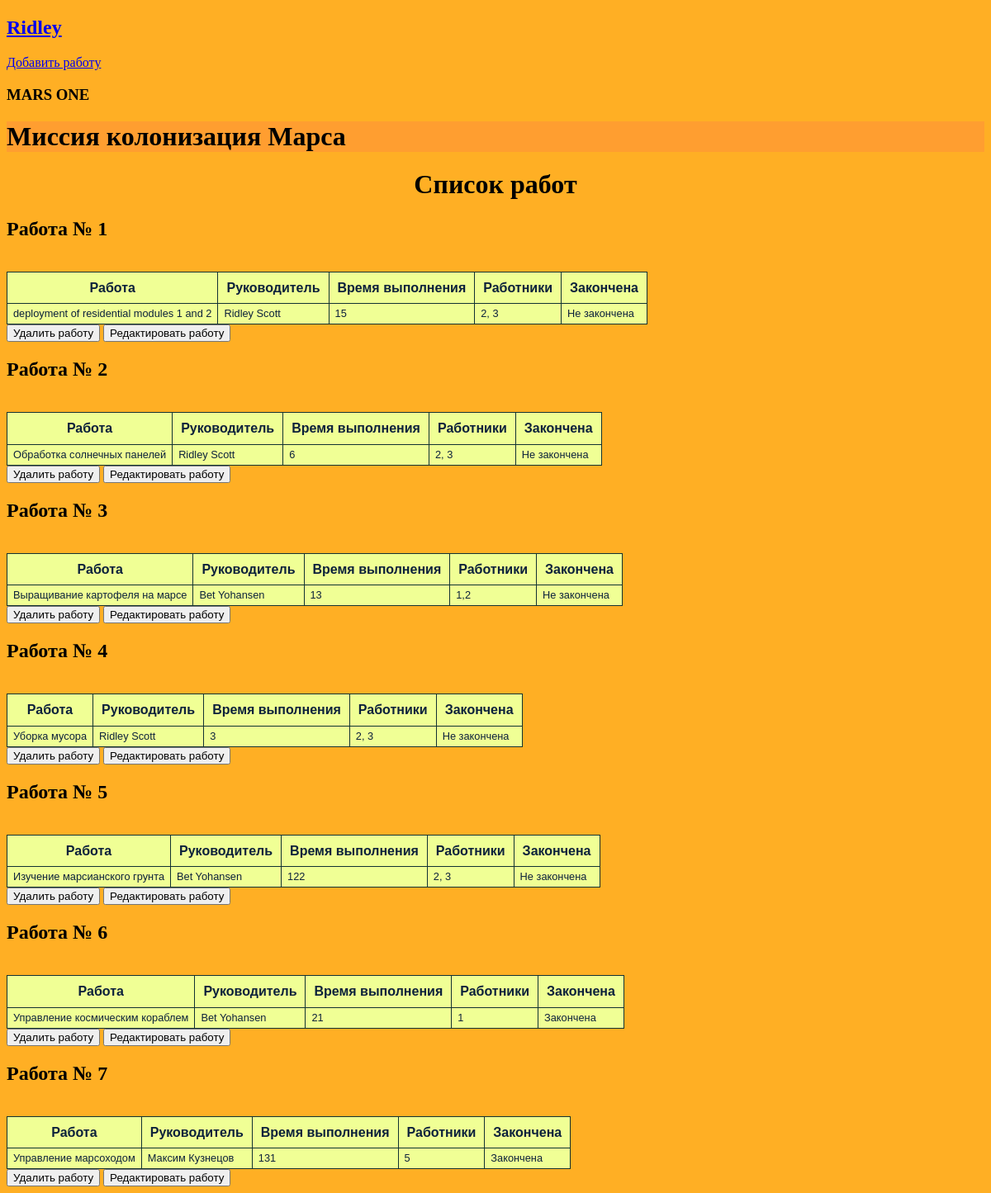
Page / (signed in) on the earlier database version.
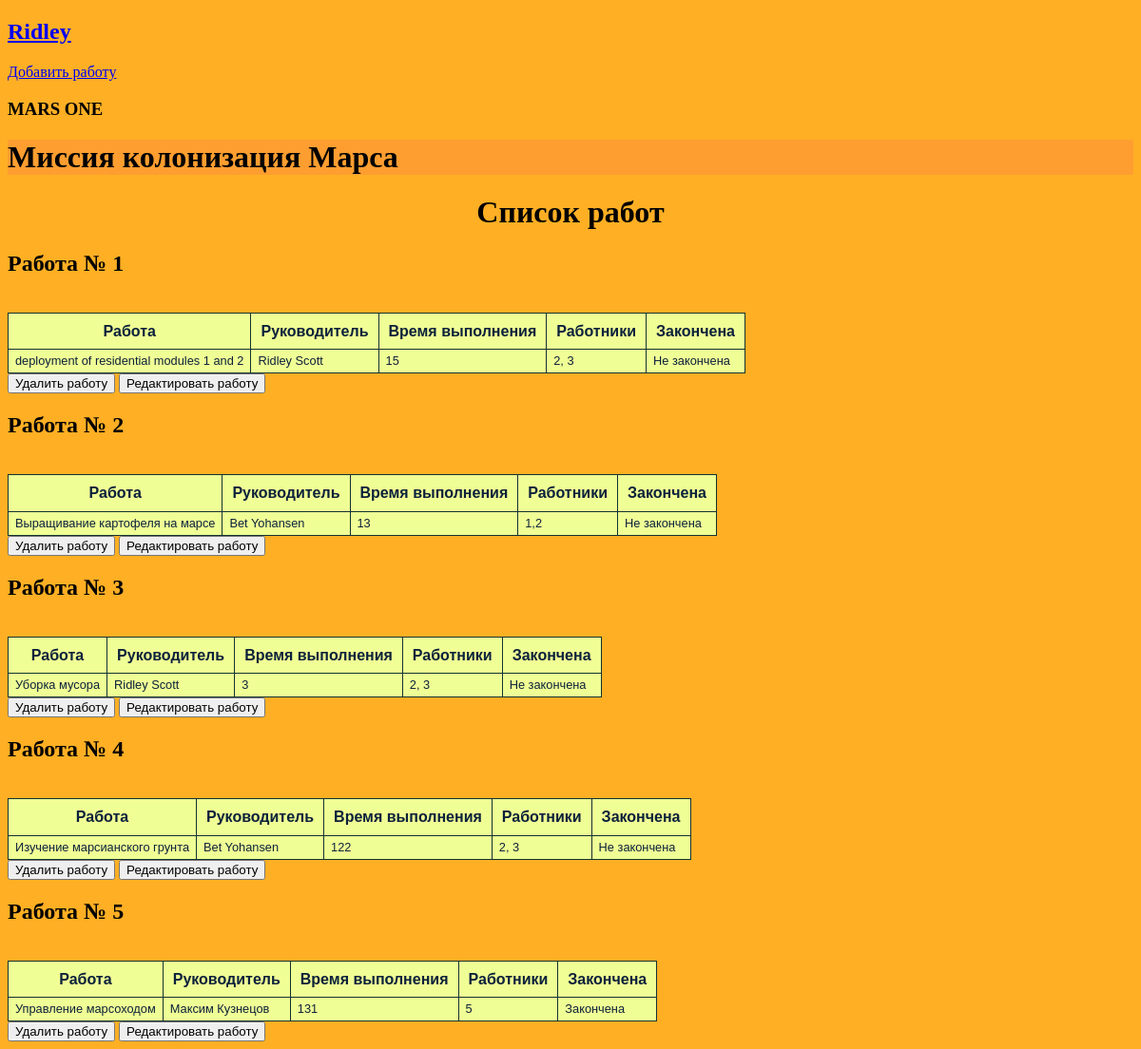
Same page on the later database version.
### data/users.py (models this page shows)
class User(SqlAlchemyBase, UserMixin):
    __tablename__ = 'users'
    id = sqlalchemy.Column(sqlalchemy.Integer, primary_key=True, autoincrement=True)
    surname = sqlalchemy.Column(sqlalchemy.String, nullable=True)
    name = sqlalchemy.Column(sqlalchemy.String, nullable=True)
    age = sqlalchemy.Column(sqlalchemy.Integer, nullable=True)
    position = sqlalchemy.Column(sqlalchemy.String, nullable=True)
    speciality = sqlalchemy.Column(sqlalchemy.String, nullable=True)
    address = sqlalchemy.Column(sqlalchemy.String, nullable=True)
    email = sqlalchemy.Column(sqlalchemy.String, unique=True)
    hashed_password = sqlalchemy.Column(sqlalchemy.String)
    modified_date = sqlalchemy.Column(sqlalchemy.DateTime, default=datetime.datetime.now())
    jobs = orm.relationship("Jobs", back_populates='user')

### data/jobs.py (models this page shows)
class Jobs(SqlAlchemyBase):
    __tablename__ = 'jobs'
    id = sqlalchemy.Column(sqlalchemy.Integer, primary_key=True, autoincrement=True)
    team_leader = sqlalchemy.Column(sqlalchemy.Integer, sqlalchemy.ForeignKey('users.id'))
    job = sqlalchemy.Column(sqlalchemy.String, nullable=True)
    work_size = sqlalchemy.Column(sqlalchemy.Integer)
    collaborators = sqlalchemy.Column(sqlalchemy.String)
    start_date = sqlalchemy.Column(sqlalchemy.DateTime)
    end_date = sqlalchemy.Column(sqlalchemy.DateTime)
    is_finished = sqlalchemy.Column(sqlalchemy.Boolean)
    user = orm.relationship('User')

### main.py (the view)
@app.route('/')
def list_of_jobs():
    db_session.global_init('db/mars_explorer.db')
    db_sess = db_session.create_session()
    jobs = db_sess.query(Jobs).all()
    print(jobs, current_user.id)
    names = {}
    for i in jobs:
        names[i] = db_sess.query(User).filter(i.team_leader == User.id).first()
    for i in jobs:
        print(i.is_finished)
    return render_template('show_jobs.html', jobs=jobs, names=names, style=url_for('static', filename='css/style.css'))

### data/db_session.py (called while the page is built, shortened)
def global_init(db_file):
    global __factory
    if __factory:
        return

def create_session() -> Session:
    global __factory
    return __factory()

### main.py (called while the page is built)
@login_manager.user_loader
def load_user(user_id):
    db_session.global_init('db/mars_explorer.db')
    db_sess = db_session.create_session()
    return db_sess.query(User).get(user_id)

### templates/show_jobs.html
{% extends "base.html" %}
{% block content %}
<h1 align="center">Список работ</h1>
{% for i in jobs %}
    <h2>Работа № {{loop.index}}</h2>
    <table>
        <tr>
            <th>Работа</th><th>Руководитель</th><th>Время выполнения</th><th>Работники</th><th>Закончена</th></br>
        </tr>
        <tr>
            {% if i.is_finished %}
            <td>{{i.job}}</td><td>{{names[i].name}} {{names[i].surname}}</td><td>{{i.work_size}}</td><td>{{i.collaborators}}</td><td>Закончена</td>
            {% else %}
            <td>{{i.job}}</td><td>{{names[i].name}} {{names[i].surname}}</td><td>{{i.work_size}}</td><td>{{i.collaborators}}</td><td>Не закончена</td>
            {% endif %}
        </tr>
    </table>
    {% if current_user.is_authenticated and (current_user.id == i.team_leader or current_user.id == 1)%}
    <button href=/job_delete/{{i.id}} color="red">Удалить работу</button>
    <button href=/jobs/{{i.id}} color="green">Редактировать работу</button>
    {% endif %}
{% endfor %}
{% endblock %}

### templates/base.html (shortened to what this page needs)
<!DOCTYPE html>
<html>
<head>
    <link href={{ style }} rel="stylesheet">
    <nav>
        {% if current_user.is_authenticated %}
            <a class="navbar-brand" href="/logout"><h2>{{ current_user.name }}</h2></a>
        {% else %}
        <p>
            <a class="btn btn-primary" href="/register"><h2>Зарегистрироваться</h2></a>
            <a class="btn btn-primary" href="/login"><h2>Войти</h2></a>
        </p>
        {% endif %}
    </nav>
    {% if current_user.is_authenticated %}
        <a href="/jobs" class="btn btn-secondary">Добавить работу</a>
    {% endif %}
    <h3>MARS ONE</h3>
</head>
<body>
<header>
        <h1>Миссия колонизация Марса</h1>
</header>
    {% block content %}{% endblock %}
</body>
</html>

### static/css/style.css (style rules this page uses)
header { background-color: #ff9e30; }
body { background-color: #ffaf24; }
table { border-collapse: collapse; line-height: 1.1; font-family: "Lucida Sans Unicode", "Lucida Grande", sans-serif; background-color: #f0ff95; color: #0C213B; }
th { padding: 10px; border: 1px solid #123232; }
td { font-size: 0.8em; padding: 5px 7px; border: 1px solid #123232; }

Differences in the rows shown:
removed Jobs: job "Обработка солнечных панелей", {{ names[i].name }} "Ridley", {{ names[i].surname }} "Scott", work_size "6", collaborators "2, 3"
removed Jobs: job "Управление космическим кораблем", {{ names[i].name }} "Bet", {{ names[i].surname }} "Yohansen", work_size "21", collaborators "1"
